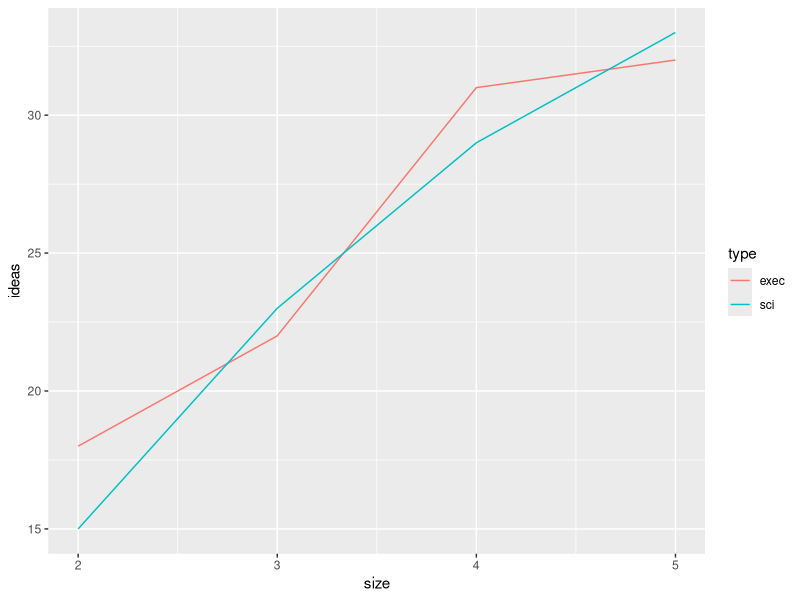

R code for this plot:
## ---- chunk 1
knitr::opts_chunk$set(echo = FALSE, message = FALSE, results = FALSE)
setwd("~/Dropbox/3_Education/Courses/stat_545_anova/code/")
library(tidyverse)
## ---- chunk 2
dd <- tibble(type = as_factor(rep(c("exec", "sci"), each = 4)), 
             size = rep(2:5, 2), 
             ideas = c(18, 22, 31, 32, 15, 23, 29, 33))

dd %>%
  ggplot() +
  geom_line(aes(x = size, y = ideas, color = type))
## ---- chunk 3

dd_aug <- dd %>% 
  ungroup() %>%
  group_by(size) %>%
  mutate(size_means = mean(ideas)) %>%
  group_by(type) %>%
  mutate(type_means = mean(ideas)) %>%
  ungroup() %>%
  mutate(grand_mean = mean(ideas), 
         sqerr = (ideas - size_means - type_means + grand_mean)^2)

ideas <- dd %>%
  pull(ideas)

type_means <- dd %>%
  group_by(type) %>%
  dplyr::summarize(across(ideas, mean)) %>%
  pull(ideas)

size_means <- dd %>%
  group_by(size) %>%
  dplyr::summarize(across(ideas, mean)) %>%
  pull(ideas)

grand_mean <- mean(dd$ideas)

mstype = length(size_means) * sum((type_means - grand_mean)^2) / 
  (length(type_means) - 1)

mssize = length(type_means) * sum((size_means - grand_mean)^2) / 
  (length(size_means) - 1)

msab <- sum(dd_aug$sqerr) / ((length(type_means) - 1) * (length(size_means) - 1))

F_type <- mstype / msab
F_size <- mssize / msab

Fcrit_type <- qf(0.99, 1, 3)
Fcrit_size <- qf(0.99, 3, 3)

1 - pf(F_type, 1, 3)
1 - pf(F_size, 3, 3)
## ---- chunk 4
#size_means
diffs <- diff(size_means)
sdiff <- msab
B <- qt(1 - .05/6, 8-4)
bdiff <- B * sdiff

diffs + bdiff
diffs - bdiff

## ---- chunk 5
ssto <- dd_aug %>%
  mutate(sqerr = (ideas - grand_mean)^2) %>%
  pull(sqerr) %>% sum

ssa <- mstype * (length(type_means) - 1)
ssb <- mssize * (length(size_means) - 1)
ssab <- msab * (length(type_means) - 1) * (length(size_means) - 1)
ssrem <- ssto - ssa - ssb - ssab

sqrtnum <- dd_aug %>%
  mutate(num = ideas * (size_means - grand_mean) * (type_means - grand_mean)) %>% 
  pull(num) %>% sum()

num <- sqrtnum^2

denom  <- sum((size_means - grand_mean)^2) * sum((type_means - grand_mean)^2)

ssabstar <- num/denom

ssrem <- ssto - ssabstar - ssa - ssb

fstar <- ssabstar * (8 - 4 - 2) / ssrem

